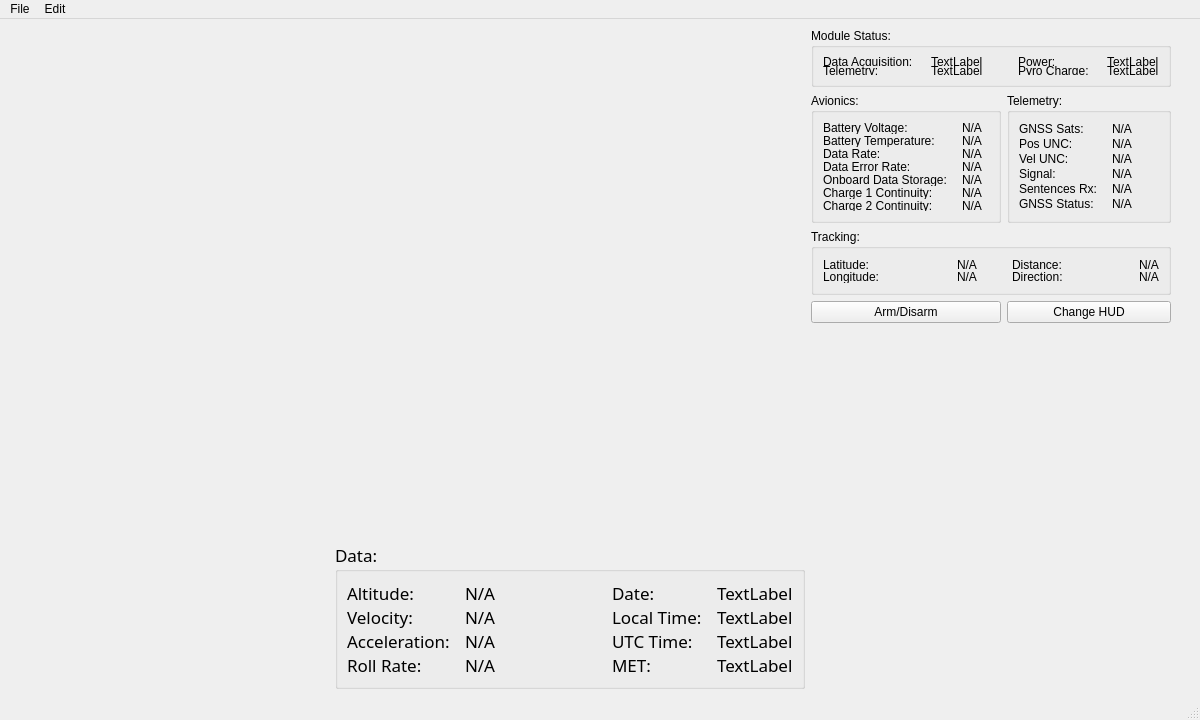
<?xml version="1.0" encoding="UTF-8"?>
<ui version="4.0">
 <class>MainWindow</class>
 <widget class="QMainWindow" name="MainWindow">
  <property name="geometry">
   <rect>
    <x>0</x>
    <y>0</y>
    <width>1200</width>
    <height>720</height>
   </rect>
  </property>
  <property name="sizePolicy">
   <sizepolicy hsizetype="Preferred" vsizetype="Preferred">
    <horstretch>0</horstretch>
    <verstretch>0</verstretch>
   </sizepolicy>
  </property>
  <property name="minimumSize">
   <size>
    <width>1200</width>
    <height>720</height>
   </size>
  </property>
  <property name="windowTitle">
   <string>RDT Ground Station</string>
  </property>
  <property name="windowIcon">
   <iconset>
    <normaloff>imgs/RDTLogo2.png</normaloff>imgs/RDTLogo2.png</iconset>
  </property>
  <widget class="QWidget" name="centralwidget">
   <property name="sizePolicy">
    <sizepolicy hsizetype="Fixed" vsizetype="Fixed">
     <horstretch>0</horstretch>
     <verstretch>0</verstretch>
    </sizepolicy>
   </property>
   <layout class="QGridLayout" name="gridLayout_7">
    <item row="0" column="3">
     <layout class="QGridLayout" name="gridLayout_8">
      <property name="sizeConstraint">
       <enum>QLayout::SetMinimumSize</enum>
      </property>
      <item row="5" column="0" colspan="2">
       <widget class="QLabel" name="trackerimg">
        <property name="minimumSize">
         <size>
          <width>357</width>
          <height>357</height>
         </size>
        </property>
        <property name="maximumSize">
         <size>
          <width>16777215</width>
          <height>16777215</height>
         </size>
        </property>
        <property name="sizeIncrement">
         <size>
          <width>0</width>
          <height>0</height>
         </size>
        </property>
        <property name="text">
         <string/>
        </property>
        <property name="pixmap">
         <pixmap>imgs/sat3.png</pixmap>
        </property>
        <property name="scaledContents">
         <bool>true</bool>
        </property>
        <property name="alignment">
         <set>Qt::AlignCenter</set>
        </property>
       </widget>
      </item>
      <item row="0" column="0" colspan="2">
       <widget class="QGroupBox" name="moduleGroup">
        <property name="maximumSize">
         <size>
          <width>360</width>
          <height>59</height>
         </size>
        </property>
        <property name="styleSheet">
         <string notr="true"/>
        </property>
        <property name="title">
         <string>Module Status:</string>
        </property>
        <layout class="QGridLayout" name="gridLayout_2">
         <property name="horizontalSpacing">
          <number>15</number>
         </property>
         <property name="verticalSpacing">
          <number>0</number>
         </property>
         <item row="1" column="4">
          <widget class="QLabel" name="label_11">
           <property name="text">
            <string>Pyro Charge:</string>
           </property>
          </widget>
         </item>
         <item row="0" column="5">
          <spacer name="horizontalSpacer_2">
           <property name="orientation">
            <enum>Qt::Horizontal</enum>
           </property>
           <property name="sizeHint" stdset="0">
            <size>
             <width>40</width>
             <height>20</height>
            </size>
           </property>
          </spacer>
         </item>
         <item row="1" column="0">
          <widget class="QLabel" name="label_9">
           <property name="text">
            <string>Telemetry:</string>
           </property>
          </widget>
         </item>
         <item row="0" column="0">
          <widget class="QLabel" name="label_8">
           <property name="text">
            <string>Data Acquisition:</string>
           </property>
          </widget>
         </item>
         <item row="0" column="4">
          <widget class="QLabel" name="label_10">
           <property name="text">
            <string>Power:</string>
           </property>
          </widget>
         </item>
         <item row="0" column="6">
          <widget class="QLabel" name="powst">
           <property name="text">
            <string>TextLabel</string>
           </property>
          </widget>
         </item>
         <item row="0" column="1">
          <spacer name="horizontalSpacer_5">
           <property name="orientation">
            <enum>Qt::Horizontal</enum>
           </property>
           <property name="sizeHint" stdset="0">
            <size>
             <width>40</width>
             <height>20</height>
            </size>
           </property>
          </spacer>
         </item>
         <item row="1" column="6">
          <widget class="QLabel" name="pyrost">
           <property name="text">
            <string>TextLabel</string>
           </property>
          </widget>
         </item>
         <item row="0" column="2">
          <widget class="QLabel" name="dataacqst">
           <property name="text">
            <string>TextLabel</string>
           </property>
          </widget>
         </item>
         <item row="1" column="2">
          <widget class="QLabel" name="telemst">
           <property name="text">
            <string>TextLabel</string>
           </property>
          </widget>
         </item>
         <item row="0" column="3">
          <spacer name="verticalSpacer_5">
           <property name="orientation">
            <enum>Qt::Vertical</enum>
           </property>
           <property name="sizeHint" stdset="0">
            <size>
             <width>20</width>
             <height>40</height>
            </size>
           </property>
          </spacer>
         </item>
        </layout>
       </widget>
      </item>
      <item row="2" column="0" colspan="2">
       <widget class="QGroupBox" name="trackingGroup">
        <property name="maximumSize">
         <size>
          <width>360</width>
          <height>66</height>
         </size>
        </property>
        <property name="title">
         <string>Tracking:</string>
        </property>
        <layout class="QGridLayout" name="gridLayout_5">
         <property name="horizontalSpacing">
          <number>15</number>
         </property>
         <property name="verticalSpacing">
          <number>0</number>
         </property>
         <item row="1" column="2">
          <widget class="QLabel" name="longcord">
           <property name="text">
            <string>N/A</string>
           </property>
          </widget>
         </item>
         <item row="1" column="0">
          <widget class="QLabel" name="label_33">
           <property name="text">
            <string>Longitude:</string>
           </property>
          </widget>
         </item>
         <item row="0" column="0">
          <widget class="QLabel" name="label_36">
           <property name="text">
            <string>Latitude:</string>
           </property>
          </widget>
         </item>
         <item row="1" column="4">
          <widget class="QLabel" name="label_35">
           <property name="text">
            <string>Direction:</string>
           </property>
          </widget>
         </item>
         <item row="0" column="1">
          <spacer name="horizontalSpacer">
           <property name="orientation">
            <enum>Qt::Horizontal</enum>
           </property>
           <property name="sizeHint" stdset="0">
            <size>
             <width>40</width>
             <height>20</height>
            </size>
           </property>
          </spacer>
         </item>
         <item row="0" column="6">
          <widget class="QLabel" name="dist">
           <property name="text">
            <string>N/A</string>
           </property>
          </widget>
         </item>
         <item row="0" column="2">
          <widget class="QLabel" name="latcord">
           <property name="text">
            <string>N/A</string>
           </property>
          </widget>
         </item>
         <item row="1" column="6">
          <widget class="QLabel" name="direc">
           <property name="text">
            <string>N/A</string>
           </property>
          </widget>
         </item>
         <item row="0" column="5">
          <spacer name="horizontalSpacer_4">
           <property name="orientation">
            <enum>Qt::Horizontal</enum>
           </property>
           <property name="sizeHint" stdset="0">
            <size>
             <width>40</width>
             <height>20</height>
            </size>
           </property>
          </spacer>
         </item>
         <item row="0" column="4">
          <widget class="QLabel" name="label_34">
           <property name="text">
            <string>Distance:</string>
           </property>
          </widget>
         </item>
         <item row="0" column="3">
          <spacer name="verticalSpacer_4">
           <property name="orientation">
            <enum>Qt::Vertical</enum>
           </property>
           <property name="sizeHint" stdset="0">
            <size>
             <width>20</width>
             <height>40</height>
            </size>
           </property>
          </spacer>
         </item>
        </layout>
       </widget>
      </item>
      <item row="1" column="1">
       <widget class="QGroupBox" name="telemetryGroup">
        <property name="maximumSize">
         <size>
          <width>164</width>
          <height>130</height>
         </size>
        </property>
        <property name="title">
         <string>Telemetry:</string>
        </property>
        <layout class="QGridLayout" name="gridLayout_4">
         <property name="horizontalSpacing">
          <number>15</number>
         </property>
         <property name="verticalSpacing">
          <number>1</number>
         </property>
         <item row="5" column="0">
          <widget class="QLabel" name="label_32">
           <property name="text">
            <string>GNSS Status:</string>
           </property>
          </widget>
         </item>
         <item row="0" column="1">
          <widget class="QLabel" name="gnsscount">
           <property name="text">
            <string>N/A</string>
           </property>
          </widget>
         </item>
         <item row="2" column="1">
          <widget class="QLabel" name="velunc">
           <property name="text">
            <string>N/A</string>
           </property>
          </widget>
         </item>
         <item row="4" column="1">
          <widget class="QLabel" name="sentrx">
           <property name="text">
            <string>N/A</string>
           </property>
          </widget>
         </item>
         <item row="1" column="1">
          <widget class="QLabel" name="posunc">
           <property name="text">
            <string>N/A</string>
           </property>
          </widget>
         </item>
         <item row="0" column="0">
          <widget class="QLabel" name="label_30">
           <property name="text">
            <string>GNSS Sats:</string>
           </property>
          </widget>
         </item>
         <item row="4" column="0">
          <widget class="QLabel" name="label_31">
           <property name="text">
            <string>Sentences Rx:</string>
           </property>
          </widget>
         </item>
         <item row="3" column="0">
          <widget class="QLabel" name="label_28">
           <property name="text">
            <string>Signal:</string>
           </property>
          </widget>
         </item>
         <item row="3" column="1">
          <widget class="QLabel" name="signal">
           <property name="text">
            <string>N/A</string>
           </property>
          </widget>
         </item>
         <item row="2" column="0">
          <widget class="QLabel" name="label_29">
           <property name="text">
            <string>Vel UNC:</string>
           </property>
          </widget>
         </item>
         <item row="5" column="1">
          <widget class="QLabel" name="gnssstatus">
           <property name="text">
            <string>N/A</string>
           </property>
          </widget>
         </item>
         <item row="1" column="0">
          <widget class="QLabel" name="label_27">
           <property name="text">
            <string>Pos UNC:</string>
           </property>
          </widget>
         </item>
        </layout>
       </widget>
      </item>
      <item row="1" column="0">
       <widget class="QGroupBox" name="avionicsGroup">
        <property name="maximumSize">
         <size>
          <width>190</width>
          <height>130</height>
         </size>
        </property>
        <property name="title">
         <string>Avionics:</string>
        </property>
        <layout class="QGridLayout" name="gridLayout">
         <property name="horizontalSpacing">
          <number>15</number>
         </property>
         <property name="verticalSpacing">
          <number>1</number>
         </property>
         <item row="4" column="0">
          <widget class="QLabel" name="label_5">
           <property name="text">
            <string>Onboard Data Storage:</string>
           </property>
          </widget>
         </item>
         <item row="0" column="0">
          <widget class="QLabel" name="label">
           <property name="text">
            <string>Battery Voltage:</string>
           </property>
          </widget>
         </item>
         <item row="6" column="1">
          <widget class="QLabel" name="charge2con">
           <property name="text">
            <string>N/A</string>
           </property>
          </widget>
         </item>
         <item row="5" column="0">
          <widget class="QLabel" name="label_6">
           <property name="text">
            <string>Charge 1 Continuity:</string>
           </property>
          </widget>
         </item>
         <item row="1" column="1">
          <widget class="QLabel" name="batemp">
           <property name="text">
            <string>N/A</string>
           </property>
          </widget>
         </item>
         <item row="2" column="1">
          <widget class="QLabel" name="datarate">
           <property name="text">
            <string>N/A</string>
           </property>
          </widget>
         </item>
         <item row="6" column="0">
          <widget class="QLabel" name="label_7">
           <property name="text">
            <string>Charge 2 Continuity:</string>
           </property>
          </widget>
         </item>
         <item row="2" column="0">
          <widget class="QLabel" name="label_3">
           <property name="text">
            <string>Data Rate:</string>
           </property>
          </widget>
         </item>
         <item row="1" column="0">
          <widget class="QLabel" name="label_2">
           <property name="text">
            <string>Battery Temperature:</string>
           </property>
          </widget>
         </item>
         <item row="3" column="1">
          <widget class="QLabel" name="dataerror">
           <property name="text">
            <string>N/A</string>
           </property>
          </widget>
         </item>
         <item row="4" column="1">
          <widget class="QLabel" name="datastor">
           <property name="text">
            <string>N/A</string>
           </property>
          </widget>
         </item>
         <item row="3" column="0">
          <widget class="QLabel" name="label_4">
           <property name="text">
            <string>Data Error Rate:</string>
           </property>
          </widget>
         </item>
         <item row="0" column="1">
          <widget class="QLabel" name="batvolt">
           <property name="text">
            <string>N/A</string>
           </property>
          </widget>
         </item>
         <item row="5" column="1">
          <widget class="QLabel" name="charge1con">
           <property name="text">
            <string>N/A</string>
           </property>
          </widget>
         </item>
        </layout>
       </widget>
      </item>
      <item row="3" column="0">
       <widget class="QPushButton" name="pushButton">
        <property name="minimumSize">
         <size>
          <width>75</width>
          <height>0</height>
         </size>
        </property>
        <property name="text">
         <string>Arm/Disarm</string>
        </property>
       </widget>
      </item>
      <item row="3" column="1">
       <widget class="QPushButton" name="pushButton_2">
        <property name="text">
         <string>Change HUD</string>
        </property>
       </widget>
      </item>
     </layout>
    </item>
    <item row="0" column="0">
     <spacer name="verticalSpacer_3">
      <property name="orientation">
       <enum>Qt::Vertical</enum>
      </property>
      <property name="sizeHint" stdset="0">
       <size>
        <width>20</width>
        <height>40</height>
       </size>
      </property>
     </spacer>
    </item>
    <item row="0" column="4">
     <spacer name="verticalSpacer_2">
      <property name="orientation">
       <enum>Qt::Vertical</enum>
      </property>
      <property name="sizeHint" stdset="0">
       <size>
        <width>20</width>
        <height>40</height>
       </size>
      </property>
     </spacer>
    </item>
    <item row="0" column="1">
     <layout class="QGridLayout" name="gridLayout_9">
      <property name="sizeConstraint">
       <enum>QLayout::SetFixedSize</enum>
      </property>
      <item row="0" column="0">
       <widget class="QWidget" name="vel" native="true">
        <property name="minimumSize">
         <size>
          <width>300</width>
          <height>160</height>
         </size>
        </property>
       </widget>
      </item>
      <item row="1" column="0">
       <widget class="QWidget" name="accel" native="true">
        <property name="minimumSize">
         <size>
          <width>300</width>
          <height>160</height>
         </size>
        </property>
       </widget>
      </item>
      <item row="2" column="0">
       <widget class="QWidget" name="allorient" native="true">
        <property name="minimumSize">
         <size>
          <width>300</width>
          <height>160</height>
         </size>
        </property>
       </widget>
      </item>
      <item row="3" column="0">
       <widget class="QWidget" name="alt" native="true">
        <property name="minimumSize">
         <size>
          <width>300</width>
          <height>160</height>
         </size>
        </property>
       </widget>
      </item>
     </layout>
    </item>
    <item row="0" column="2">
     <layout class="QGridLayout" name="gridLayout_3">
      <property name="sizeConstraint">
       <enum>QLayout::SetMinimumSize</enum>
      </property>
      <item row="4" column="0">
       <widget class="QGroupBox" name="dataGroup">
        <property name="maximumSize">
         <size>
          <width>16777215</width>
          <height>16777215</height>
         </size>
        </property>
        <property name="font">
         <font>
          <family>Arial Rounded MT Bold</family>
          <pointsize>13</pointsize>
          <weight>50</weight>
          <italic>false</italic>
          <bold>false</bold>
         </font>
        </property>
        <property name="autoFillBackground">
         <bool>false</bool>
        </property>
        <property name="styleSheet">
         <string notr="true">font: 12.5pt &quot;Arial Rounded MT Bold&quot;;</string>
        </property>
        <property name="title">
         <string>Data:</string>
        </property>
        <layout class="QGridLayout" name="gridLayout_6">
         <property name="horizontalSpacing">
          <number>15</number>
         </property>
         <property name="verticalSpacing">
          <number>0</number>
         </property>
         <item row="2" column="5">
          <widget class="QLabel" name="utctime">
           <property name="text">
            <string>TextLabel</string>
           </property>
          </widget>
         </item>
         <item row="2" column="3">
          <widget class="QLabel" name="label_18">
           <property name="text">
            <string>UTC Time:</string>
           </property>
          </widget>
         </item>
         <item row="3" column="3">
          <widget class="QLabel" name="label_19">
           <property name="text">
            <string>MET:</string>
           </property>
          </widget>
         </item>
         <item row="3" column="0">
          <widget class="QLabel" name="label_15">
           <property name="text">
            <string>Roll Rate:</string>
           </property>
          </widget>
         </item>
         <item row="3" column="1">
          <widget class="QLabel" name="rollrate">
           <property name="text">
            <string>N/A</string>
           </property>
          </widget>
         </item>
         <item row="3" column="5">
          <widget class="QLabel" name="met">
           <property name="text">
            <string>TextLabel</string>
           </property>
          </widget>
         </item>
         <item row="1" column="5">
          <widget class="QLabel" name="loctime">
           <property name="text">
            <string>TextLabel</string>
           </property>
          </widget>
         </item>
         <item row="0" column="1">
          <widget class="QLabel" name="altitude">
           <property name="text">
            <string>N/A</string>
           </property>
          </widget>
         </item>
         <item row="2" column="0">
          <widget class="QLabel" name="label_14">
           <property name="text">
            <string>Acceleration:</string>
           </property>
          </widget>
         </item>
         <item row="0" column="2" rowspan="2">
          <spacer name="horizontalSpacer_3">
           <property name="orientation">
            <enum>Qt::Horizontal</enum>
           </property>
           <property name="sizeHint" stdset="0">
            <size>
             <width>40</width>
             <height>20</height>
            </size>
           </property>
          </spacer>
         </item>
         <item row="0" column="0">
          <widget class="QLabel" name="label_12">
           <property name="text">
            <string>Altitude:</string>
           </property>
          </widget>
         </item>
         <item row="0" column="5">
          <widget class="QLabel" name="date">
           <property name="text">
            <string>TextLabel</string>
           </property>
          </widget>
         </item>
         <item row="1" column="1">
          <widget class="QLabel" name="velocity">
           <property name="text">
            <string>N/A</string>
           </property>
          </widget>
         </item>
         <item row="0" column="3">
          <widget class="QLabel" name="label_16">
           <property name="text">
            <string>Date:</string>
           </property>
          </widget>
         </item>
         <item row="2" column="1">
          <widget class="QLabel" name="acceleration">
           <property name="text">
            <string>N/A</string>
           </property>
          </widget>
         </item>
         <item row="1" column="3">
          <widget class="QLabel" name="label_17">
           <property name="text">
            <string>Local Time:</string>
           </property>
          </widget>
         </item>
         <item row="1" column="0">
          <widget class="QLabel" name="label_13">
           <property name="text">
            <string>Velocity:</string>
           </property>
          </widget>
         </item>
        </layout>
       </widget>
      </item>
      <item row="2" column="0">
       <widget class="QWidget" name="orient3d" native="true">
        <property name="minimumSize">
         <size>
          <width>400</width>
          <height>500</height>
         </size>
        </property>
       </widget>
      </item>
      <item row="3" column="0">
       <spacer name="verticalSpacer">
        <property name="orientation">
         <enum>Qt::Vertical</enum>
        </property>
        <property name="sizeHint" stdset="0">
         <size>
          <width>20</width>
          <height>40</height>
         </size>
        </property>
       </spacer>
      </item>
     </layout>
    </item>
   </layout>
  </widget>
  <widget class="QStatusBar" name="statusbar"/>
  <widget class="QMenuBar" name="menubar">
   <property name="geometry">
    <rect>
     <x>0</x>
     <y>0</y>
     <width>1200</width>
     <height>21</height>
    </rect>
   </property>
   <widget class="QMenu" name="menuFile">
    <property name="title">
     <string>File</string>
    </property>
   </widget>
   <widget class="QMenu" name="menuEdit">
    <property name="title">
     <string>Edit</string>
    </property>
    <widget class="QMenu" name="menuChoose_File">
     <property name="statusTip">
      <string>Choose the files from which data is read from</string>
     </property>
     <property name="title">
      <string>Choose Files:</string>
     </property>
     <addaction name="actionData"/>
     <addaction name="actionAvionics"/>
     <addaction name="actionTelemetry"/>
     <addaction name="actionTracking"/>
    </widget>
    <addaction name="menuChoose_File"/>
   </widget>
   <addaction name="menuFile"/>
   <addaction name="menuEdit"/>
  </widget>
  <action name="actionData">
   <property name="text">
    <string>Data</string>
   </property>
  </action>
  <action name="actionModule_Status">
   <property name="text">
    <string>Module Status</string>
   </property>
  </action>
  <action name="actionAvionics">
   <property name="text">
    <string>Avionics</string>
   </property>
  </action>
  <action name="actionTelemetry">
   <property name="text">
    <string>Telemetry</string>
   </property>
  </action>
  <action name="actionTracking">
   <property name="text">
    <string>Tracking</string>
   </property>
  </action>
 </widget>
 <resources/>
 <connections/>
</ui>
